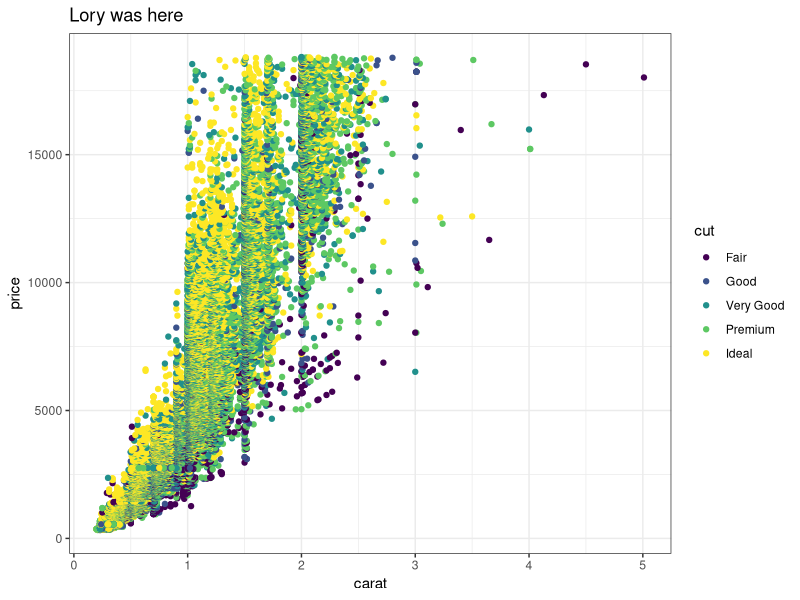
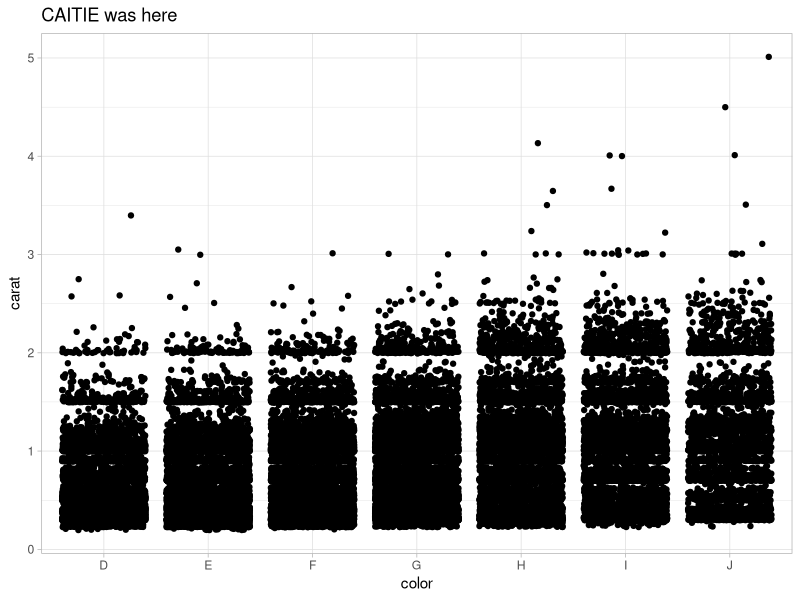
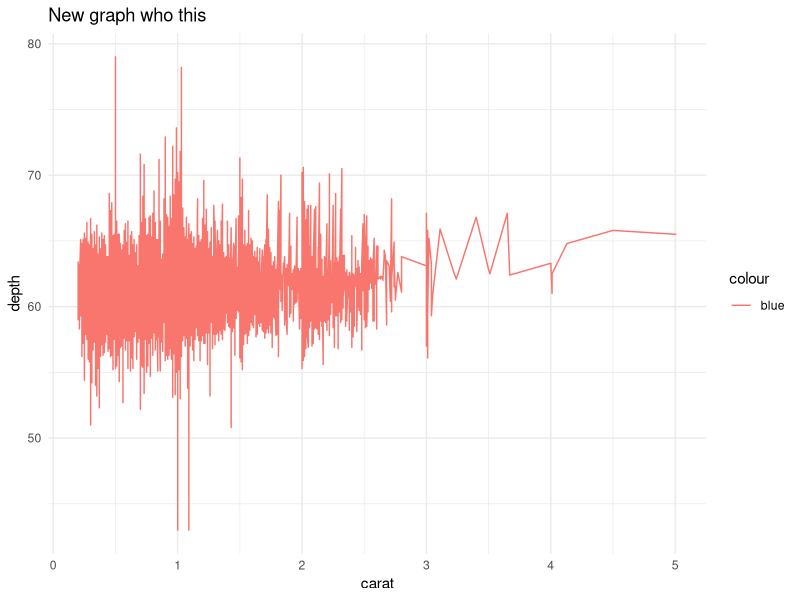
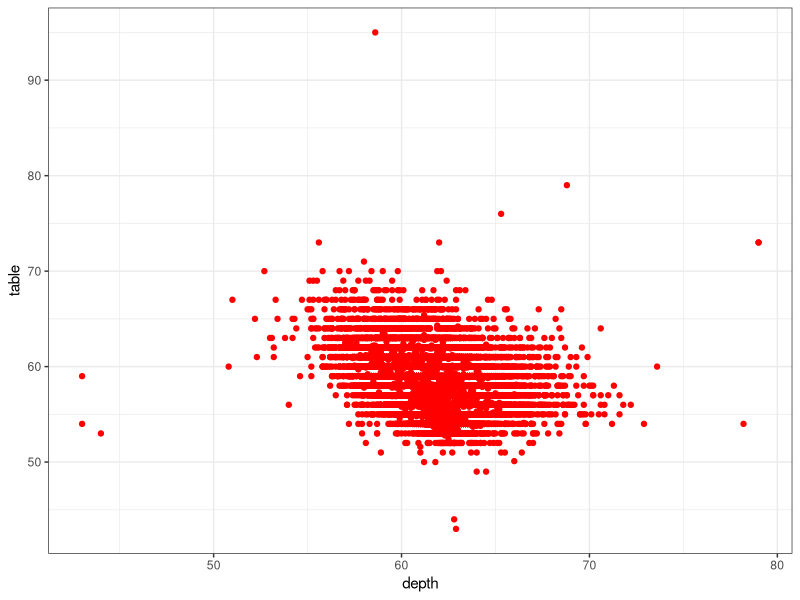
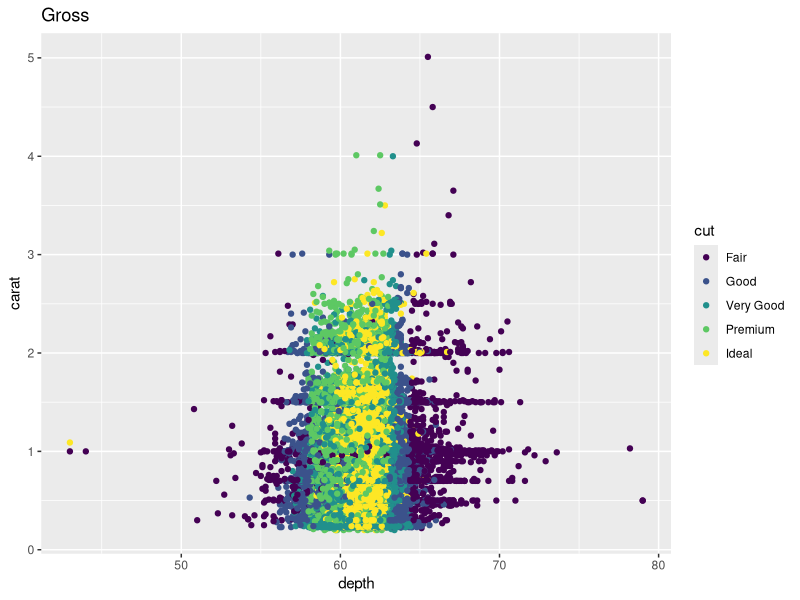

These figures' R source, in order:
## ---- chunk 1
knitr::opts_chunk$set(echo = TRUE)
library(tidyverse)
## ---- chunk 2
# Partner 1: 
# Run the code below to see the original graph
# Change the code below to make the point color change based on 'cut', and update the theme to theme_bw(). Update the title to include your first name. 

ggplot(data = diamonds, aes(x = carat, y = price, color = cut)) +
  geom_point() +
  theme_bw() +
  labs(title = "Lory was here")
## ---- chunk 3
# Partner 2: 
# Run the code below to see the original graph
# Change the code below to make the geom a geom_jitter, and update the theme to theme_light. Update the title to include your first name. 

ggplot(data = diamonds, aes(x = color, y = carat)) +
  geom_jitter() +
  theme_light() +
  labs(title = "CAITIE was here")
## ---- chunk 4
ggplot(data = diamonds, aes(x = carat, y = depth)) +
  geom_line(aes(colour = "blue")) +
  theme_minimal() +
  labs(title = "New graph who this")
diamonds2 <- diamonds %>% 
  select(cut)

diamonds3 <- diamonds %>% 
  select(carat)
# etc etc changes :)


## ---- chunk 5
ggplot(data = diamonds, aes(x = depth, y = table)) +
  geom_point(color = "red") +
  theme_bw()

ggplot(data = diamonds, aes(x = depth, y = carat, color = cut)) +
  geom_point() +
  labs(title = "Gross")
